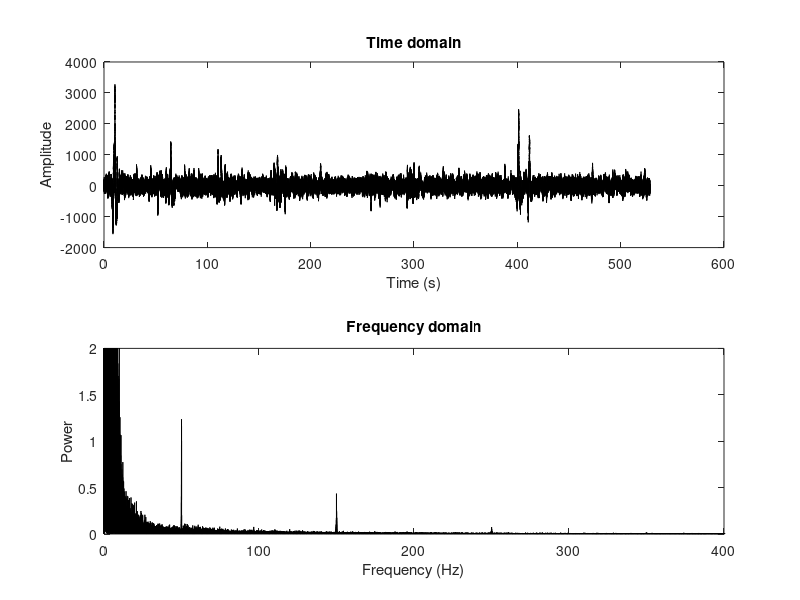
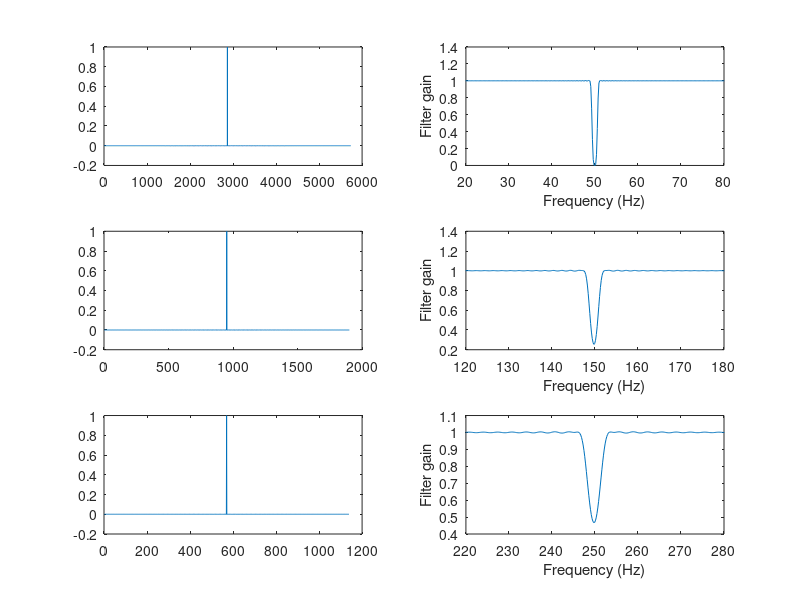
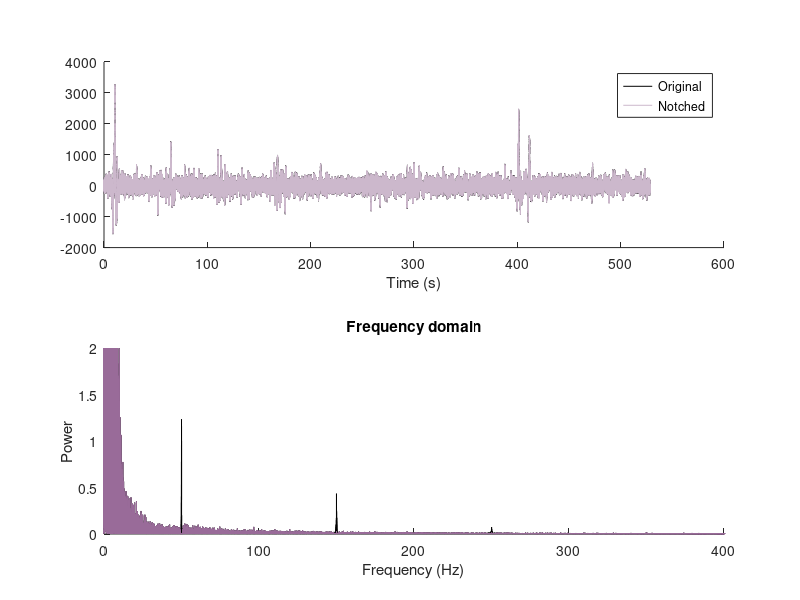

Here is the MATLAB script that generated these plots, in order:
%%
%     COURSE: Signal processing problems, solved in MATLAB and Python
%    SECTION: Filtering
%      VIDEO: Remove electrical line noise and its harmonics
% Instructor: sincxpress.com
%
%%

% load data
load lineNoiseData.mat

% time vector
pnts = length(data);
time = (0:pnts-1)/srate;

% compute power spectrum and frequencies vector
pwr = abs(fft(data)/pnts).^2;
hz  = linspace(0,srate,pnts);


%%% plotting
figure(1), clf
% time-domain signal
subplot(211)
plot(time,data,'k')
xlabel('Time (s)'), ylabel('Amplitude')
title('Time domain')

% plot power spectrum
subplot(212)
plot(hz,pwr,'k')
set(gca,'xlim',[0 400],'ylim',[0 2])
xlabel('Frequency (Hz)'), ylabel('Power')
title('Frequency domain')

%% narrowband filter to remove line noise

frex2notch = [ 50 150 250 ];

% initialize filtered signal
datafilt = data;

% loop over frequencies
for fi=1:length(frex2notch)
    
    % create filter kernel using fir1
    frange  = [frex2notch(fi)-.5 frex2notch(fi)+.5];
    order   = round( 150*srate/frange(1) );
    
    % filter kernel
    filtkern = fir1( order,frange/(srate/2),'stop' );
    
    % visualize the kernel and its spectral response
    figure(2)
    subplot(length(frex2notch),2,(fi-1)*2+1)
    xlabel('Time points'), ylabel('Filter amplitude')
    
    plot(filtkern)
    subplot(length(frex2notch),2,(fi-1)*2+2)
    plot(linspace(0,srate,10000),abs(fft(filtkern,10000)).^2)
    set(gca,'xlim',[frex2notch(fi)-30 frex2notch(fi)+30])
    xlabel('Frequency (Hz)'), ylabel('Filter gain')
    
    
    % recursively apply to data
    datafilt = filtfilt(filtkern,1,datafilt);
    
end

%%% plot the signal
figure(3), clf
subplot(211), hold on
plot(time,data,'k')
h = plot(time,datafilt);
set(h,'color',[1 .9 1]*.8)
xlabel('Time (s)')
legend({'Original';'Notched'})



% compute the power spectrum of the filtered signal
pwrfilt = abs(fft(datafilt)/pnts).^2;

% plot power spectrum
subplot(212), cla, hold on
plot(hz,pwr,'k')
h = plot(hz,pwrfilt);
set(h,'color',[1 .7 1]*.6)
set(gca,'xlim',[0 400],'ylim',[0 2])
xlabel('Frequency (Hz)'), ylabel('Power')
title('Frequency domain')

%% done.
